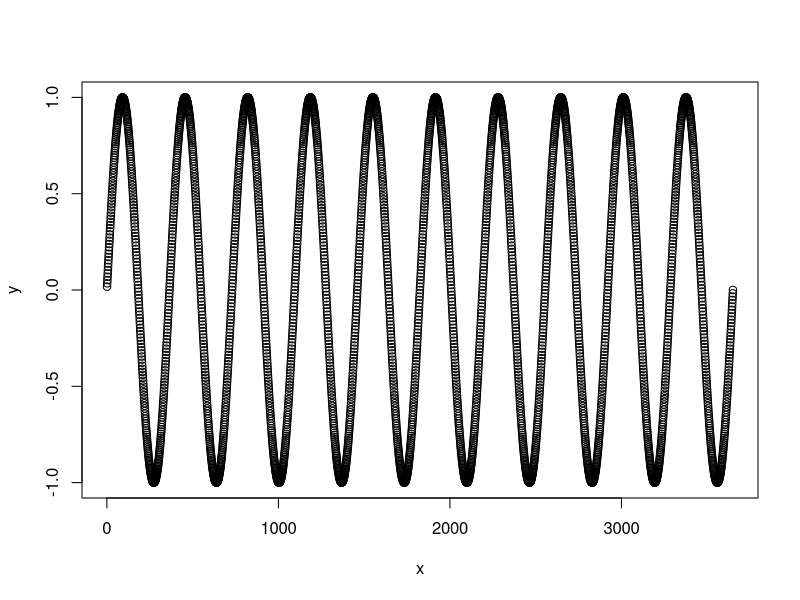

Source code (R): (Note: this script raises an error after producing the figure.)
x = seq(1,365*10,1)
period=365
y=sin(2*pi/period*x)

plot(x,y)

z = y + 10

print(paste("Correlation:",cor(y,z)))
print(paste("DTW Distance:",dtw(y,z)$normalizedDistance))


r = sin(2*pi/period*x-0.4)

plot(x,r)
points(x,y,add=TRUE,col="red")
print(paste("Correlation:",cor(y,r)))
print(paste("DTW Distance:",dtw(y,r)$normalizedDistance))
